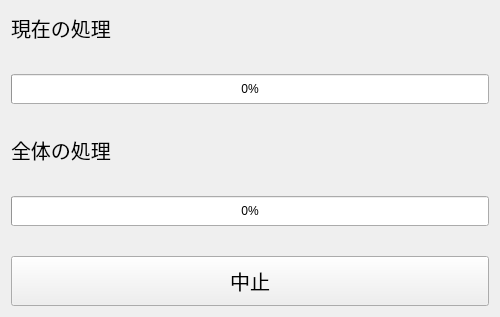
<?xml version="1.0" encoding="UTF-8"?>
<ui version="4.0">
 <class>Progress</class>
 <widget class="QWidget" name="Progress">
  <property name="geometry">
   <rect>
    <x>0</x>
    <y>0</y>
    <width>500</width>
    <height>317</height>
   </rect>
  </property>
  <property name="minimumSize">
   <size>
    <width>500</width>
    <height>317</height>
   </size>
  </property>
  <property name="maximumSize">
   <size>
    <width>500</width>
    <height>317</height>
   </size>
  </property>
  <property name="windowTitle">
   <string>処理状況</string>
  </property>
  <layout class="QGridLayout" name="gridLayout">
   <item row="0" column="0">
    <layout class="QVBoxLayout" name="verticalLayout">
     <property name="spacing">
      <number>30</number>
     </property>
     <item>
      <layout class="QVBoxLayout" name="verticalLayout_2">
       <item>
        <widget class="QLabel" name="label">
         <property name="font">
          <font>
           <pointsize>15</pointsize>
          </font>
         </property>
         <property name="text">
          <string>現在の処理</string>
         </property>
        </widget>
       </item>
       <item>
        <widget class="QProgressBar" name="progress_now">
         <property name="minimumSize">
          <size>
           <width>0</width>
           <height>30</height>
          </size>
         </property>
         <property name="value">
          <number>0</number>
         </property>
        </widget>
       </item>
      </layout>
     </item>
     <item>
      <layout class="QVBoxLayout" name="verticalLayout_3">
       <item>
        <widget class="QLabel" name="label_2">
         <property name="font">
          <font>
           <pointsize>15</pointsize>
          </font>
         </property>
         <property name="text">
          <string>全体の処理</string>
         </property>
        </widget>
       </item>
       <item>
        <widget class="QProgressBar" name="progress_all">
         <property name="minimumSize">
          <size>
           <width>0</width>
           <height>30</height>
          </size>
         </property>
         <property name="value">
          <number>0</number>
         </property>
        </widget>
       </item>
      </layout>
     </item>
     <item>
      <widget class="QPushButton" name="pushButton">
       <property name="minimumSize">
        <size>
         <width>0</width>
         <height>50</height>
        </size>
       </property>
       <property name="font">
        <font>
         <pointsize>15</pointsize>
        </font>
       </property>
       <property name="text">
        <string>中止</string>
       </property>
      </widget>
     </item>
    </layout>
   </item>
  </layout>
 </widget>
 <resources/>
 <connections>
  <connection>
   <sender>pushButton</sender>
   <signal>clicked()</signal>
   <receiver>Progress</receiver>
   <slot>cancel()</slot>
   <hints>
    <hint type="sourcelabel">
     <x>249</x>
     <y>277</y>
    </hint>
    <hint type="destinationlabel">
     <x>249</x>
     <y>158</y>
    </hint>
   </hints>
  </connection>
 </connections>
 <slots>
  <slot>cancel()</slot>
 </slots>
</ui>
